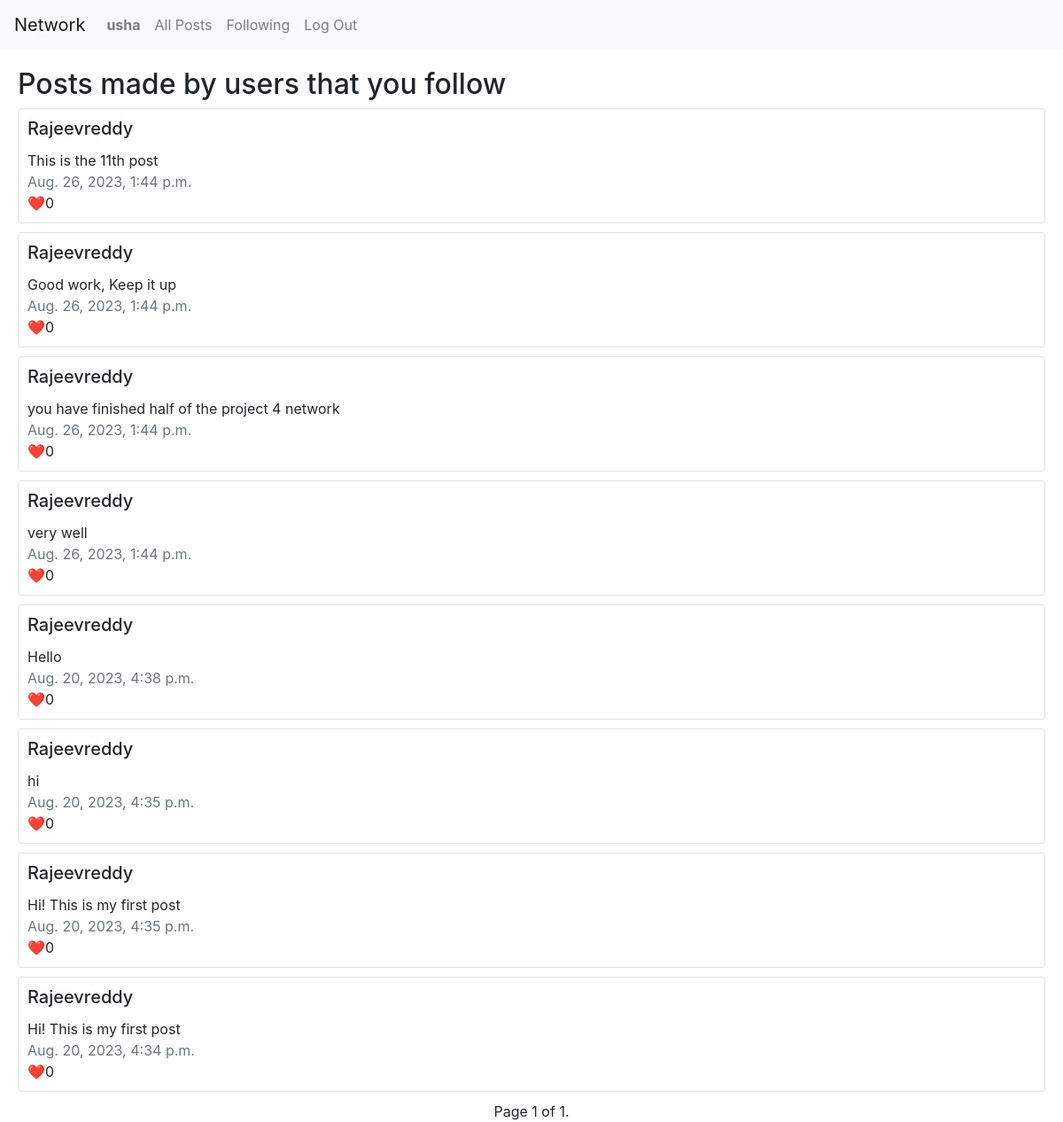
The app's page /following (signed in) with its own data.
### network/models.py (models this page shows, shortened)
class User(AbstractUser):
    pass

class Posts(models.Model):
    content = models.TextField(blank=False)
    author = models.ForeignKey(User, on_delete=models.CASCADE, related_name='authored_posts')
    created_at = models.DateTimeField(auto_now_add=True)
    liked = models.ManyToManyField(User, related_name="liked_post", blank=True)

### network/views.py (the view)
# urls.py: path("following", views.following, name="following"),
@login_required
def following(request):
    if request.user.is_authenticated:
        user_id = request.user.id
    else:
        return HttpResponseRedirect(reverse("index"))
    user = User.objects.get(id=user_id)
    following = list(user.following.all())
    following_post_list = []
    for name in following:
        temp_user = User.objects.get(username=name)
        for post in temp_user.authored_posts.order_by("-created_at").all():
            following_post_list.append(post)
    all_posts = following_post_list
    paginator = Paginator(all_posts, 10) # show 10 posts per page
    page_number = request.GET.get('page')
    page_obj = paginator.get_page(page_number)
    return render(request, "network/following.html", {
        "posts": page_obj,
        "no_posts": len(following_post_list),
    })

### network/models.py (called while the page is built)
    def __str__(self):
        return f"{self.follows}"

### network/templates/network/following.html (shortened to what this page needs)
{% extends "network/layout.html" %}
{% load static %}
{% block body %}
    {% if no_posts > 0 %}
    <h2 style="margin-left: 20px; margin-top: 20px;">Posts made by users that you follow</h2>
    {% endif %}
    {% if no_posts > 0 %}
        {% for post in posts %}
        <div style="padding-left: 20px; padding-right: 20px; padding-bottom: 10px;">
            <div class="card border" style="padding: 10px;">
                <h5 class="card-title text-capitalize">{{ post.author }}</h5>
                <div class="card-text">{{ post.content }}</div>
                <div class="text-muted">{{ post.created_at }}</div>
                <div class="card-text">❤️{{ post.liked.count }}</div>
            </div>
        </div>
        {% endfor %}
        <nav aria-label="Page navigation example">
            <div class="pagination justify-content-center">
                <span class="step-links">
                    <span class="current" style="display: inline-block">
                        Page {{ posts.number }} of {{ posts.paginator.num_pages }}.
                    </span>
                </span>
            </div>
        </nav>
    {% else %}
        <h3 style="padding-left: 20px; padding-right: 20px; padding-bottom: 10px;">No Posts made by users that you follow</h3>
    {% endif %}
{% endblock %}

### network/templates/network/layout.html (shortened to what this page needs)
{% load static %}
<!DOCTYPE html>
<html lang="en">
    <head>
        <link rel="stylesheet" href="https://stackpath.bootstrapcdn.com/bootstrap/4.4.1/css/bootstrap.min.css">
        <link href="{% static 'network/styles.css' %}" rel="stylesheet">
    </head>
    <body>
        <nav class="navbar navbar-expand-lg navbar-light bg-light">
            <a class="navbar-brand" href="#">Network</a>
            <div>
              <ul class="navbar-nav mr-auto">
                {% if user.is_authenticated %}
                    <li class="nav-item">
                        <a class="nav-link" href="{% url 'profile' %}"><strong>{{ user.username }}</strong></a>
                    </li>
                {% endif %}
                <li class="nav-item">
                  <a class="nav-link" href="{% url 'index' %}">All Posts</a>
                </li>
                {% if user.is_authenticated %}
                    <li class="nav-item">
                        <a class="nav-link" href="{% url 'following' %}"">Following</a>
                    </li>
                    <li class="nav-item">
                        <a class="nav-link" href="{% url 'logout' %}">Log Out</a>
                    </li>
                {% endif %}
              </ul>
            </div>
          </nav>
        <div class="body">
            {% block body %}
            {% endblock %}
        </div>
    </body>
</html>

### records on screen
User: username "usha"
Posts: author "Rajeevreddy", content "This is the 11th post", created_at "Aug. 26, 2023, 1:44 p.m.", liked.count "0"
Posts: author "Rajeevreddy", content "Good work, Keep it up", created_at "Aug. 26, 2023, 1:44 p.m.", liked.count "0"
Posts: author "Rajeevreddy", content "you have finished half of the project 4 network", created_at "Aug. 26, 2023, 1:44 p.m.", liked.count "0"
Posts: author "Rajeevreddy", content "very well", created_at "Aug. 26, 2023, 1:44 p.m.", liked.count "0"
Posts: author "Rajeevreddy", content "Hello", created_at "Aug. 20, 2023, 4:38 p.m.", liked.count "0"
Posts: author "Rajeevreddy", content "hi", created_at "Aug. 20, 2023, 4:35 p.m.", liked.count "0"
Posts: author "Rajeevreddy", content "Hi! This is my first post", created_at "Aug. 20, 2023, 4:35 p.m.", liked.count "0"
Posts: author "Rajeevreddy", content "Hi! This is my first post", created_at "Aug. 20, 2023, 4:34 p.m.", liked.count "0"

### other values on screen
{{ posts.number }} "1"
{{ posts.paginator.num_pages }} "1"
